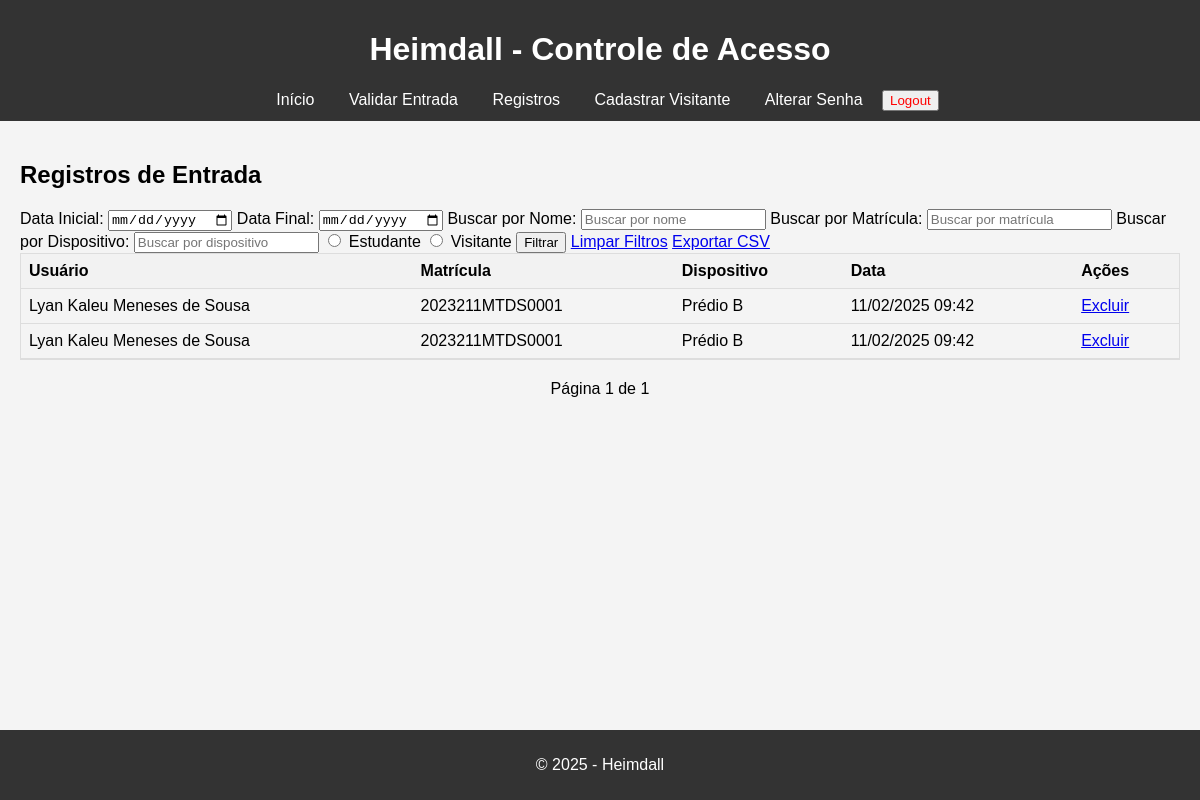
The page /listar-entradas/ (signed in) on the database its author committed.
### pages/models.py (models this page shows, shortened)
class Entrada(models.Model):
    id_usuario = models.ForeignKey(Usuario, on_delete=models.CASCADE)
    data_entrada = models.DateTimeField(auto_now_add=True)
    dispositivo = models.ForeignKey(Dispositivo, on_delete=models.CASCADE)

class Usuario(PolymorphicModel):
    nome = models.CharField(blank=False, null=False, max_length=200)
    cpf = models.CharField(max_length=11, unique=True)
    email = models.EmailField(blank=False, null=False, unique=True, max_length=120)
    ALUNO = "AL"
    DOCENTE = "DC"
    VISITANTE = "VT"
    TIPO_DE_USUARIO_ESCOLHA = {
        ALUNO : "Aluno",
        DOCENTE : "Docente",
        VISITANTE : "Visitante",
    }
    tipo_usuario =models.CharField(
        max_length=2,
        null=False,
        blank=False,
        choices=TIPO_DE_USUARIO_ESCOLHA,
        default=ALUNO
    )

class Aluno(Usuario):
    matricula = models.CharField(blank=False, null=False, unique=True, max_length=15)
    curso = models.ForeignKey(Curso, on_delete=models.PROTECT)
    SITUACAO_CHOICES = [
        ('Deferida', 'Deferida'),
        ('Indeferida', 'Indeferida'),
    ]
    situacao_matricula = models.CharField(
        max_length=10,
        choices=SITUACAO_CHOICES,
        default='Deferida'
    )

class Dispositivo(models.Model):
    localizacao = models.CharField(blank=False,null=False, max_length=15)
    COMPUTADOR = "PC"
    CATRACA = "CT"
    TIPO_DISPOSITIVO_ESCOLHA = {
        COMPUTADOR : "Computador",
        CATRACA : "Catraca",
    }
    tipo_dispositivo = models.CharField(
        max_length= 2,
        null=False,
        blank=False,
        choices=TIPO_DISPOSITIVO_ESCOLHA,
        default=CATRACA
    )

### pages/views.py (the view)
# urls.py: path('listar-entradas/', listar_entradas, name='listar_entradas'),
def listar_entradas(request):
    hoje = timezone.now().date()
    entradas = Entrada.objects.select_related('id_usuario', 'dispositivo').all().order_by('-data_entrada')
    data_inicial = request.GET.get('data_inicial')
    data_final = request.GET.get('data_final')
    if data_inicial or data_final:
        data_inicio = datetime.strptime(data_inicial, "%Y-%m-%d") if data_inicial else hoje
        data_fim = datetime.strptime(data_final, "%Y-%m-%d") + timedelta(days=1) - timedelta(seconds=1) if data_final else data_inicio + timedelta(days=1) - timedelta(seconds=1)
        entradas = entradas.filter(data_entrada__range=(data_inicio, data_fim))
    else:
        entradas = entradas.filter(data_entrada__date=hoje)
    nome = request.GET.get('nome')
    matricula = request.GET.get('matricula')
    dispositivo = request.GET.get('dispositivo')
    tipo_usuario = request.GET.get('tipo_usuario')
    if nome:
        entradas = entradas.filter(id_usuario__nome__icontains=nome)
    if matricula:
        entradas = entradas.filter(id_usuario__aluno__matricula__icontains=matricula)
    if dispositivo:
        entradas = entradas.filter(dispositivo__localizacao__icontains=dispositivo)
    if tipo_usuario:
        if tipo_usuario == 'estudante':
            entradas = entradas.filter(id_usuario__polymorphic_ctype__model='aluno')
        elif tipo_usuario == 'visitante':
            entradas = entradas.filter(id_usuario__polymorphic_ctype__model='visitante')
    paginator = Paginator(entradas, 10)
    page_number = request.GET.get('page')
    page_obj = paginator.get_page(page_number)
    context = {
        'page_obj': page_obj,
    }
    return render(request, 'pages/listar_entradas.html', context)

### pages/templates/pages/listar_entradas.html (shortened to what this page needs)
{% extends 'base.html' %}
{% block content %}
<h2>Registros de Entrada</h2>
<form method="get" action=".">
    <label for="data_inicial">Data Inicial:</label>
    <input type="date" id="data_inicial" name="data_inicial" value="{{ request.GET.data_inicial }}">
    <label for="data_final">Data Final:</label>
    <input type="date" id="data_final" name="data_final" value="{{ request.GET.data_final }}">
    <label for="nome">Buscar por Nome:</label>
    <input type="text" id="nome" name="nome" placeholder="Buscar por nome" value="{{ request.GET.nome }}">
    <label for="matricula">Buscar por Matrícula:</label>
    <input type="text" id="matricula" name="matricula" placeholder="Buscar por matrícula" value="{{ request.GET.matricula }}">
    <label for="dispositivo">Buscar por Dispositivo:</label>
    <input type="text" id="dispositivo" name="dispositivo" placeholder="Buscar por dispositivo" value="{{ request.GET.dispositivo }}">
    <label>
        <input type="radio" name="tipo_usuario" value="estudante" {% if request.GET.tipo_usuario == 'estudante' %}checked{% endif %}> Estudante
    </label>
    <label>
        <input type="radio" name="tipo_usuario" value="visitante" {% if request.GET.tipo_usuario == 'visitante' %}checked{% endif %}> Visitante
    </label>
    <button type="submit">Filtrar</button>
    <a href="{% url 'listar_entradas' %}" class="button">Limpar Filtros</a>
    <a href="{% url 'exportar_csv' %}" class="button">Exportar CSV</a>
</form>
<div class="table-container">
    <table>
        <tr>
            <th>Usuário</th>
            <th>Matrícula</th>
            <th>Dispositivo</th>
            <th>Data</th>
            <th>Ações</th>
        </tr>
        {% for entrada in page_obj %}
        <tr>
            <td>{{ entrada.id_usuario.nome }}</td>
            <td>
                {% if entrada.id_usuario.polymorphic_ctype.model == 'aluno' %}
                    {{ entrada.id_usuario.aluno.matricula }}
                {% else %}
                    Visitante
                {% endif %}
            </td>
            <td>{{ entrada.dispositivo.localizacao }}</td>
            <td>{{ entrada.data_entrada|date:"d/m/Y H:i" }}</td>
            <td>
                <a href="{% url 'excluir_entrada' entrada.id %}">Excluir</a>
            </td>
        </tr>
        {% endfor %}
    </table>
</div>
<div class="pagination">
    <span class="step-links">
        <span>Página {{ page_obj.number }} de {{ page_obj.paginator.num_pages }}</span>
    </span>
</div>
{% endblock %}

### pages/static/css/styles.css (style rules this page uses)
body { font-family: Arial, sans-serif; margin: 0; padding: 0; background-color: #f4f4f4; display: flex; flex-direction: column; min-height: 100vh; }
.table-container { max-height: 60vh; overflow-y: auto; overflow-x: auto; border: 1px solid #ddd; margin-bottom: 20px; }
table { width: 100%; border-collapse: collapse; }
th, td { padding: 8px; text-align: left; border-bottom: 1px solid #ddd; }
th { background-color: #f2f2f2; }
.pagination { margin-top: 10px; text-align: center; }

### rows shown on the page
Entrada: id_usuario.nome "Lyan Kaleu Meneses de Sousa", id_usuario.aluno.matricula "2023211MTDS0001", dispositivo.localizacao "Prédio B", data_entrada "11/02/2025 09:42"
Entrada: id_usuario.nome "Lyan Kaleu Meneses de Sousa", id_usuario.aluno.matricula "2023211MTDS0001", dispositivo.localizacao "Prédio B", data_entrada "11/02/2025 09:42"

### other values the page prints
{{ page_obj.number }} "1"
{{ page_obj.paginator.num_pages }} "1"
